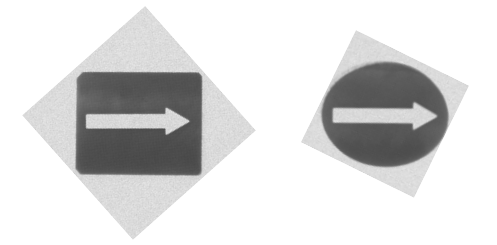
#> input picture lab6/lab6pkg_improc/img/template.jpg, 497 x 245 px
$ python lab6_img.py   (older library calls are emulated)
#> lines starting #> are read from the running program, lines starting #| are printed output that depends on the picture; after the words box and inside, x2 and y2 are one past the last pixel; in counts of white or black regions, pixels touching at a corner belong together
#!/usr/bin/env python

'''

lab6pkg_improc/lab6_img.py

@brief: image processing for lab6, including template matching, image filtering, edge detection, contour detection, etc.
@author: Songjie Xiao
@date: Monday 2023/3/20

'''

#########################################################################
#
#  Lab 6-Image Processing
#  Main task is to pick and place all the blocks to your destination.
#  Camera is used to detect blocks. With image processing methods,
#  robot is able to know the position, shape and orientation of the blocks.
#  Since block's position is based on image coordinate, what we should do
#  is to transform it into robot coordinate.
#
#  In this lab, you only need to complete the image processing part.
#
#########################################################################

import cv2
import numpy as np

class ImageProcess():
    def __init__(self):

        self.contours_elip = []
        self.contours_rect = []

    def template_process(self, img_path):

        # read image from img_path
#> called with img_path = '../img/template.jpg'
        img_temp = cv2.imread(img_path)
#> img_temp is the input picture: shape (245, 497, 3); min 71, max 255, mean 220.1

        if img_temp is None:
            print('Template Image is None, Please check image path!')
            return

        img_copy = img_temp.copy()

        # Bilateral Filter smooths images while preserving edges,
        # by means of a nonlinear combination of nearby image values.
        # cv2.bilateralFilter(src, d, sigmaColor, sigmaSpace)
        # d - Diameter of each pixel neighborhood that is used during filtering.
        img_blur = cv2.bilateralFilter(img_copy, 19, 130, 30)

        # cv2.medianBlur() is used to reduce noise in the image
        img_blur = cv2.medianBlur(img_blur, 9)

        # cv2.cvtColor() is used to convert the image to grayscale
        img_gray = cv2.cvtColor(img_blur, cv2.COLOR_BGR2GRAY)

        # cv2.Sobel() is used to find the gradient of the image
        x_grid = cv2.Sobel(img_gray, cv2.CV_16SC1, 1, 0)
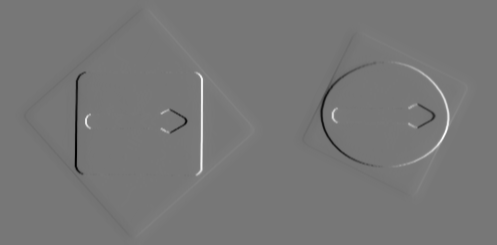
#> x_grid: shape (245, 497) int16; min -458, max 517, mean 0; drawn with min black and max white
        y_grid = cv2.Sobel(img_gray, cv2.CV_16SC1, 0, 1)
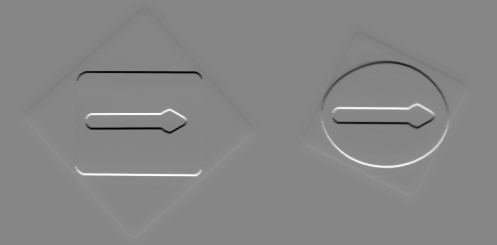
#> y_grid: shape (245, 497) int16; min -524, max 468, mean 0; drawn with min black and max white
        # cv2.Canny() is used to find the edges of the image
        img_canny = cv2.Canny(x_grid, y_grid, 30, 220)
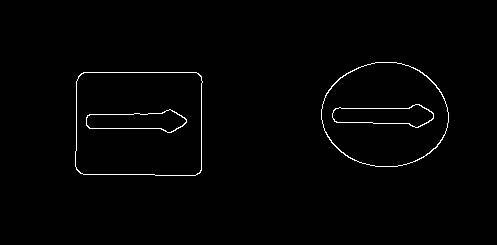
#> img_canny: shape (245, 497); 1.1% white in thin lines or dots, all inside (x1, y1, x2, y2) = (75, 62, 449, 176)

        # split image into two parts, rectangle and ellipse
        weight, height = img_canny.shape
#> weight = 245; height = 497
        img_rect = img_canny[:, :weight]
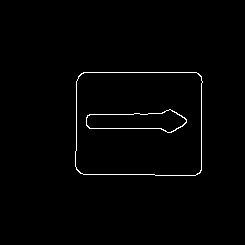
#> img_rect: shape (245, 245); 1.2% white in thin lines or dots, all inside (x1, y1, x2, y2) = (75, 72, 203, 176)
        img_elip = img_canny[:, weight:]
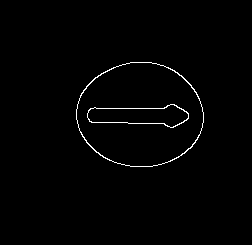
#> img_elip: shape (245, 252); 1.1% white in thin lines or dots, all inside (x1, y1, x2, y2) = (76, 62, 204, 167)

        # cv2.findContours to find contour
        # variable contours_1 stores all contours, each of which is composed of a series of pixel point
        # For example: len(contours) contours[0]
        # rectangle
        self.contours_rect, hierarchy = cv2.findContours(img_rect, cv2.RETR_TREE, cv2.CHAIN_APPROX_SIMPLE)
#> self.contours_rect = 4 contours; box (x1, y1, x2, y2) and area: (75, 72, 203, 176) 12755, (75, 72, 203, 176) 12739, (86, 109, 187, 133) 1468, (86, 109, 187, 133) 1437
        # elipse
        self.contours_elip, hierarchy = cv2.findContours(img_elip, cv2.RETR_TREE, cv2.CHAIN_APPROX_SIMPLE)
#> self.contours_elip = 4 contours; box (x1, y1, x2, y2) and area: (76, 62, 204, 167) 10372, (76, 62, 204, 167) 10274, (87, 104, 189, 128) 1514, (87, 104, 189, 128) 1484

        # [10 lines of commented-out code are left out]

    def image_process(self, img_path):

        # read image from img_path
#> called with img_path = '../img/new_cali_1.png'
        img_src = cv2.imread(img_path)
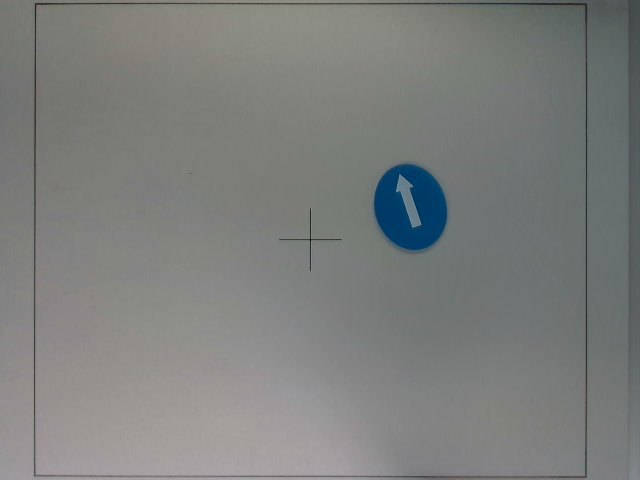
#> input picture lab6/lab6pkg_improc/img/new_cali_1.png, 640 x 480 px
#> img_src is the input picture: shape (480, 640, 3); mean B, G, R 125, 126.7, 124.6

        if img_src is None:
            print('Source Image is None, Please check image path!')
            return

        img_copy = img_src.copy()

        ############## Your Code Start Here ##############
        # TODO: image process including filtering, edge detection, contour detection and so on.

        # Important: check contours and make sure the contour is available.
        # For one block, there will be 4 contours, 2 for rectangle or ellipse outside and 2 for arrow inside.
        # For one rectangle edge, there will be 2 contours in image resolution.
        # Tips: use cv2.contourArea(contour) as threshold to filter out the contour.

        pass

        ############### Your Code End Here ###############

        # length of contours equals to 4 times the number of blocks
#> (the run stopped early here; a loop or call above may not have finished)
